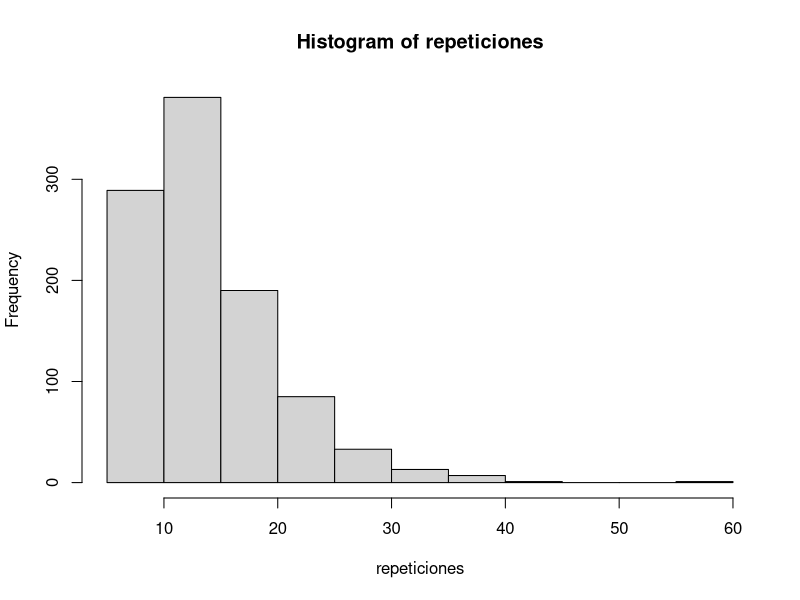

The R source for this figure:
## ---- chunk 1
album <- 1:6
figurita = sample(album, size = 1, replace = FALSE)

figurita
## ---- chunk 2

album <- 1:6
completadas <- (1:6) * 0
contador <- 0

suma <- sum(completadas)
while (suma < length(album)){
   figurita = sample(album, size = 1, replace = FALSE)
   contador <- contador + 1
   completadas[figurita] = 1
   suma = sum(completadas)
}

contador
## ---- chunk 3
cuantasFigus <- function(tam){
  album <- 1:tam
  completadas <- (1:tam) * 0
  contador <- 0

  suma <- sum(completadas)
  while (suma < length(album)){
    figurita = sample(album, size = 1, replace = FALSE)
    contador <- contador + 1
    completadas[figurita] = 1
    suma = sum(completadas)
  }

  return(contador) 
}

cuantasFigus(6)
## ---- chunk 4
repeticiones <- c()
NReps <- 1000
for (i in 1:NReps){
  repeticiones <- append(repeticiones, cuantasFigus(6))
}

inciso_a <- round(mean(repeticiones))
print(paste("a) En promedio la cantidad de figuritas que hay que comprar es de:", inciso_a))
inciso_b <- length(repeticiones[repeticiones == 16]) / length(repeticiones)
print(paste("b) La probabilidad de completar el album comprando 16 figuritas es de:", inciso_b))


hist(repeticiones)
